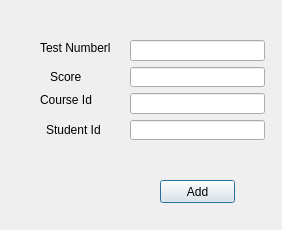
<?xml version="1.0" encoding="UTF-8"?>
<ui version="4.0">
 <class>Add_Grades</class>
 <widget class="QDialog" name="Add_Grades">
  <property name="geometry">
   <rect>
    <x>0</x>
    <y>0</y>
    <width>282</width>
    <height>230</height>
   </rect>
  </property>
  <property name="windowTitle">
   <string>Dialog</string>
  </property>
  <widget class="QLabel" name="label">
   <property name="geometry">
    <rect>
     <x>40</x>
     <y>40</y>
     <width>71</width>
     <height>16</height>
    </rect>
   </property>
   <property name="text">
    <string>Test Numberl</string>
   </property>
  </widget>
  <widget class="QLabel" name="label_2">
   <property name="geometry">
    <rect>
     <x>50</x>
     <y>70</y>
     <width>47</width>
     <height>13</height>
    </rect>
   </property>
   <property name="text">
    <string>Score</string>
   </property>
  </widget>
  <widget class="QLabel" name="label_3">
   <property name="geometry">
    <rect>
     <x>40</x>
     <y>90</y>
     <width>61</width>
     <height>20</height>
    </rect>
   </property>
   <property name="text">
    <string>Course Id</string>
   </property>
  </widget>
  <widget class="QPushButton" name="addgrades_button">
   <property name="geometry">
    <rect>
     <x>160</x>
     <y>180</y>
     <width>75</width>
     <height>23</height>
    </rect>
   </property>
   <property name="text">
    <string>Add</string>
   </property>
  </widget>
  <widget class="QWidget" name="">
   <property name="geometry">
    <rect>
     <x>130</x>
     <y>40</y>
     <width>135</width>
     <height>100</height>
    </rect>
   </property>
   <layout class="QVBoxLayout" name="verticalLayout">
    <item>
     <widget class="QLineEdit" name="Testnum_edit"/>
    </item>
    <item>
     <widget class="QLineEdit" name="score_edit"/>
    </item>
    <item>
     <widget class="QLineEdit" name="courseid_edit"/>
    </item>
    <item>
     <widget class="QLineEdit" name="studentid_edit"/>
    </item>
   </layout>
  </widget>
  <widget class="QLabel" name="label_4">
   <property name="geometry">
    <rect>
     <x>46</x>
     <y>120</y>
     <width>61</width>
     <height>20</height>
    </rect>
   </property>
   <property name="text">
    <string>Student Id</string>
   </property>
  </widget>
  <zorder>Testnum_edit</zorder>
  <zorder>score_edit</zorder>
  <zorder>courseid_edit</zorder>
  <zorder>studentid_edit</zorder>
  <zorder>label</zorder>
  <zorder>label_2</zorder>
  <zorder>label_3</zorder>
  <zorder>label_4</zorder>
  <zorder>label_4</zorder>
  <zorder>addgrades_button</zorder>
 </widget>
 <resources/>
 <connections/>
</ui>
